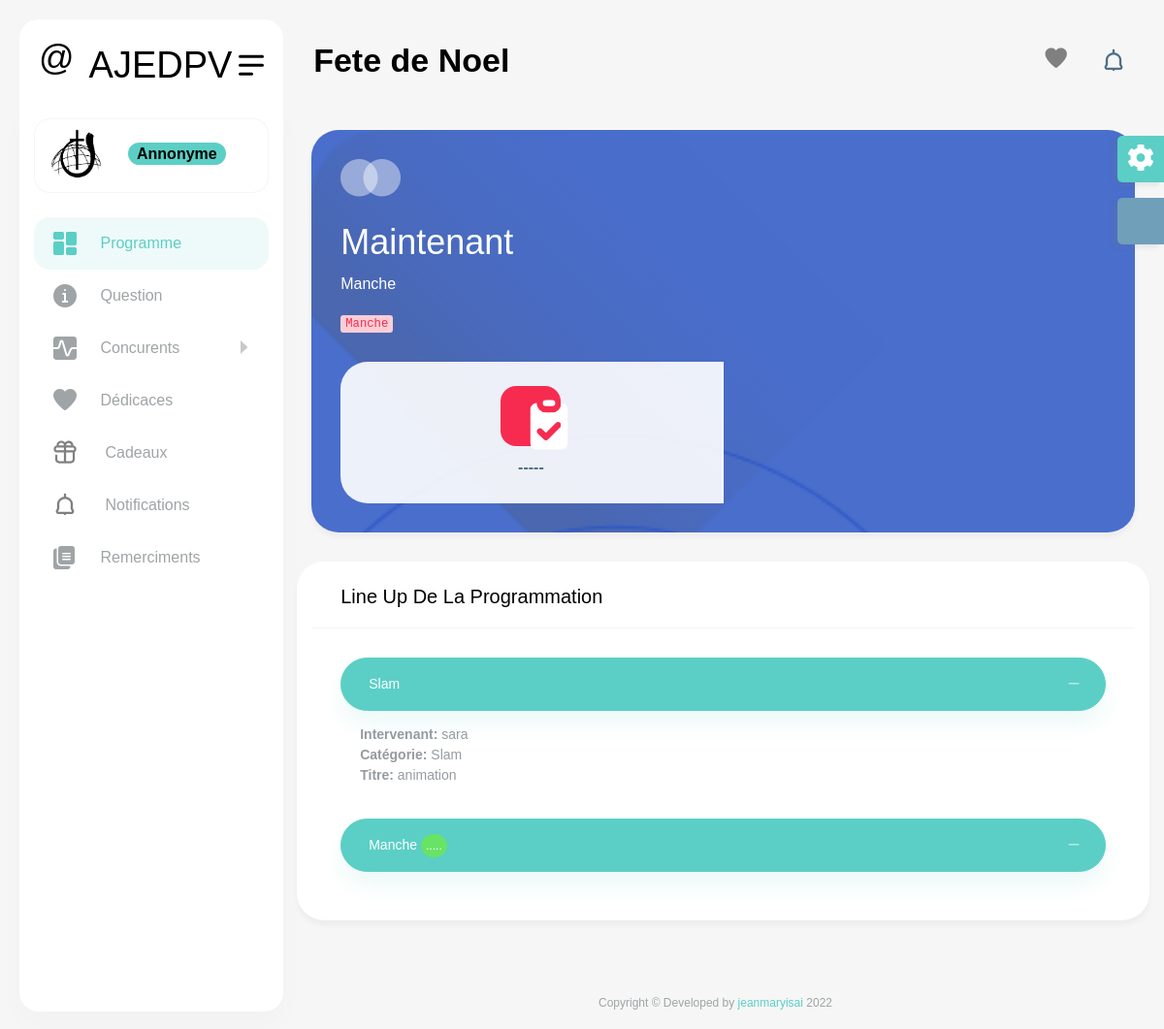
Page /programme on the committed database.
### core/models.py (models this page shows, shortened)
class Programme(models.Model):
    intervenant=models.CharField(max_length=100)
    titre=models.CharField(max_length=50)
    type=models.CharField(max_length=2)
    rank=models.IntegerField()
    passe=models.BooleanField(default=False)
    type=models.IntegerField(choices=CHOICES_PROG)

### core/views.py (the view)
# urls.py: path('programme',programme,name='programme'),
def programme(request):
    p=Programme.objects.filter(passe=False).order_by('rank').first()
    try:
        next=Programme.objects.filter(passe=False).order_by('rank')[1]
    except:
        next=None
    context={
        'progs':Programme.objects.all(),
        'present':p,
        'next':next,
    }
    return render(request,'programme.html',context)

### core/context_processors.py (called while the page is built)
def cart(request):
    concurents= Concurent.objects.all()
    dedicaces= Dedicace.objects.filter(show=True).order_by('-date')[:5]
    notification=Notification.objects.all().order_by('-date')[:5]
    context={'concurents':concurents
    ,
    'dedicaces':dedicaces,
    'notifications':notification,
    }
    return context

### templates/programme.html (shortened to what this page needs)
{% extends 'base.html' %} {% load static %} {% block 'body' %}
<div class="col-xl-12 ">
    <div class="card bg-blue action-card">
        <div class="card-body text-white">
            <img src="images/pattern/circle.png" class="mb-4" alt="">
            <h2 class="text-white fs-36">Maintenant</h2>
            <p class="fs-16">{{present.get_type_display}}</p>
            <code><span>{{present.titre}}</span></code>
            <div class="ic-card">
                <a href="#">
                    <i class="bg-danger">
                    </i>
                    <span>{{present.intervenant}}</span>
                </a>
            </div>
        </div>
    </div>
</div>
<div class="card">
    <div class="card-header d-block">
        <h4 class="card-title">Line up de la programmation</h4>
    </div>
    <div class="card-body">
        <div class="accordion accordion-primary" id="accordion-one">
            {% for x in progs %}
            <div class="accordion-item">
                <div class="accordion-header  rounded-lg" id="headingOne{{forloop.counter}}" data-bs-toggle="collapse" data-bs-target="#collapseOne{{forloop.counter}}" aria-controls="collapseOne{{forloop.counter}}" aria-expanded="true" role="button">
                    <span class="accordion-header-text">{{x.get_type_display}}
                    {% if x.id == present.id %}
                      <small><span class="bg bg-success"  style="padding:5px ;border-radius:50%;"> .....  </span></small> {% endif %}
                    </span>
                    <span class="accordion-header-indicator"></span>
                </div>
                <div id="collapseOne{{forloop.counter}}" class="collapse {% if forloop.counter == 1 %}show{% endif %}" aria-labelledby="headingOne{{forloop.counter}}" data-bs-parent="#accordion-one">
                    <div class="accordion-body-text">
                        <strong>Intervenant:</strong> {{x.intervenant}} <br>
                        <strong>Cat&eacute;gorie:</strong> {{x.get_type_display}} <br>
                        <strong>Titre: </strong> {{x.titre}}
                    </div>
                </div>
            </div>
            {% endfor %}
        </div>
    </div>
</div>
{% endblock %}

### rows in the picture
Programme: type "Manche", titre "Manche", intervenant "-----"
Programme: type "Slam", intervenant "sara", titre "animation"
